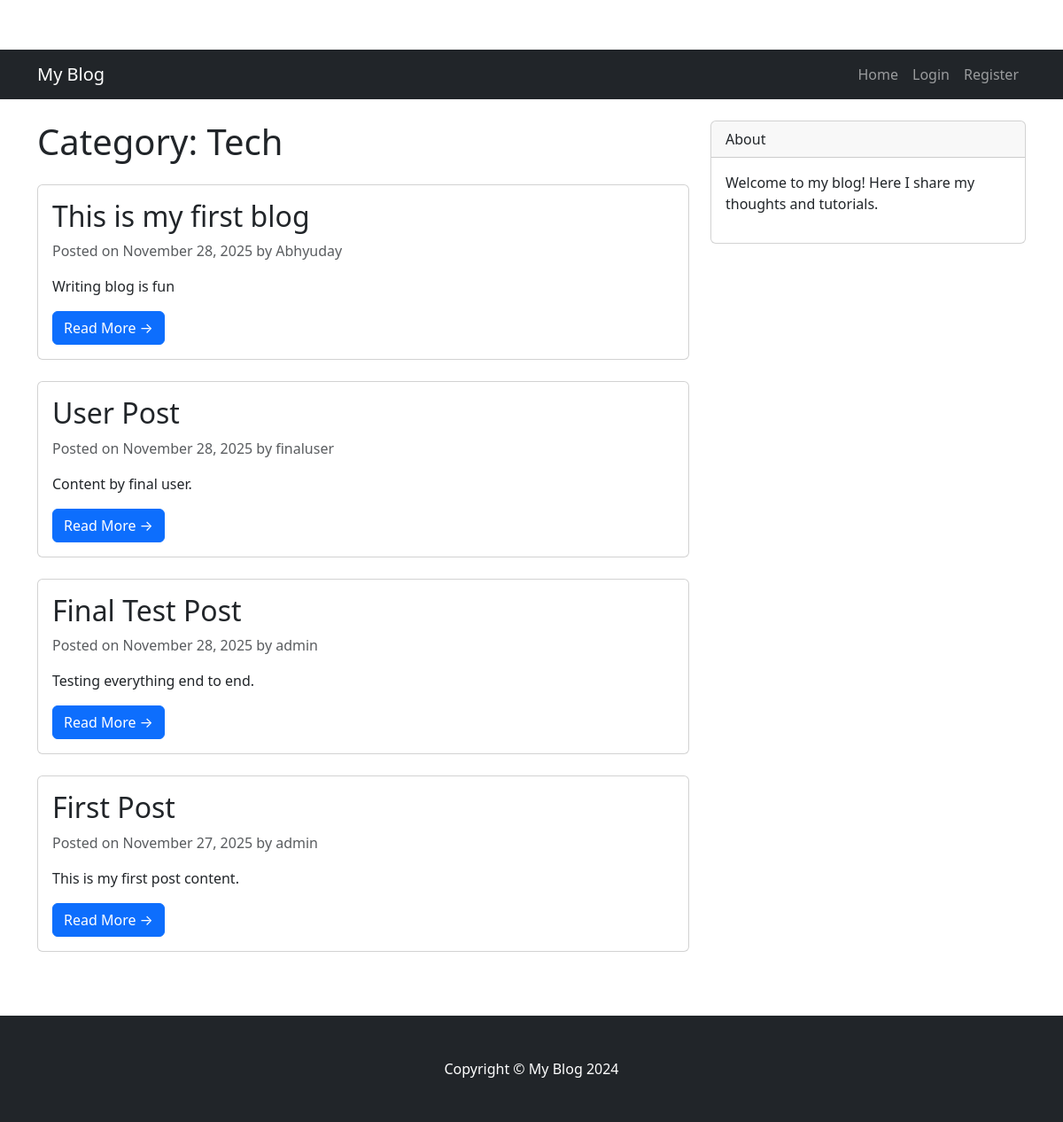
Screenshot of /category/tech/ with the database file from the repository.
### blog/models.py (models this page shows, shortened)
class Category(models.Model):
    name = models.CharField(max_length=100)
    slug = models.SlugField(unique=True, blank=True)
    class Meta:
        verbose_name_plural = "Categories"

class Post(models.Model):
    title = models.CharField(max_length=200)
    slug = models.SlugField(unique=True, blank=True)
    content = models.TextField()
    author = models.ForeignKey(User, on_delete=models.CASCADE)
    category = models.ForeignKey(Category, on_delete=models.SET_NULL, null=True, blank=True)
    image = models.ImageField(upload_to='posts/', blank=True, null=True)
    created_at = models.DateTimeField(auto_now_add=True)
    updated_at = models.DateTimeField(auto_now=True)

### blog/views.py (the view)
# urls.py: path('category/<slug:category_slug>/', views.category_list, name='category_list'),
def category_list(request, category_slug):
    category = get_object_or_404(Category, slug=category_slug)
    posts = Post.objects.filter(category=category).order_by('-created_at')
    return render(request, 'blog/category_list.html', {'category': category, 'posts': posts})

### templates/blog/category_list.html (shortened to what this page needs)
{% extends 'base.html' %}
{% block content %}
<h1 class="mb-4">Category: {{ category.name }}</h1>
{% for post in posts %}
<div class="card mb-4">
    <div class="card-body">
        <h2 class="card-title">{{ post.title }}</h2>
        <p class="card-text text-muted">
            Posted on {{ post.created_at|date:"F d, Y" }} by {{ post.author }}
        </p>
        <p class="card-text">{{ post.content|truncatewords:30 }}</p>
        <a href="{% url 'post_detail' post.slug %}" class="btn btn-primary">Read More &rarr;</a>
    </div>
</div>
{% empty %}
<p>No posts found in this category.</p>
{% endfor %}
{% endblock %}

### static/css/style.css (style rules this page uses)
body { padding-top: 56px; }

### rows the page displays
Category: name "Tech"
Post: title "This is my first blog", created_at "November 28, 2025", author "Abhyuday", content "Writing blog is fun"
Post: title "User Post", created_at "November 28, 2025", author "finaluser", content "Content by final user."
Post: title "Final Test Post", created_at "November 28, 2025", author "admin", content "Testing everything end to end."
Post: title "First Post", created_at "November 27, 2025", author "admin", content "This is my first post content."
